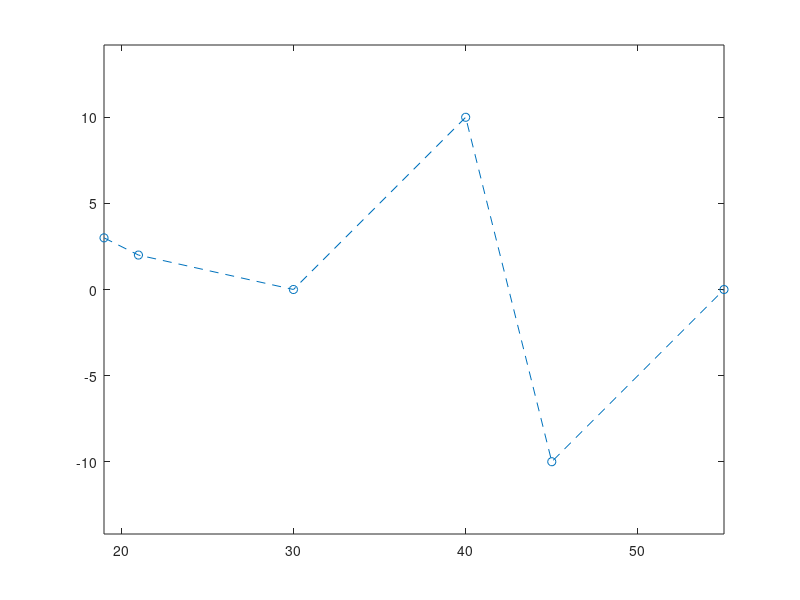

Write the MATLAB code that produced this figure. (Note: this script raises an error after producing the figure.)
px = [19,21,30,40,45,55];
py = [ 3, 2, 0,10,-10,0];
plot(px,py,'o--');
axis equal
hold on
n = 5;
syms t
cx(t) = 0*t;
cy(t) = 0*t;
for i = 0:n
    weight = nchoosek(n,i)*t^i *(1-t)^(n-i);
    cx(t) = cx(t) + px(i+1)*weight;
    cy(t) = cy(t) + py(i+1)*weight;
end
fplot(cx(t),cy(t),[0 1]);
v1x = n*(px(2) - px(1));
v1y = n*(py(2)-py(1));
quiver(px(1),py(1),v1x,v1y);
v2x = n*(px(6)-px(5));
v2y = n*(py(6)-py(5));
quiver(px(6),py(6),v2x,v2y);